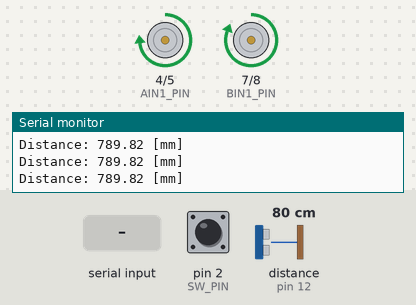
The sketch below on a simulated Arduino Uno, built with avr-gcc and run on an emulated ATmega328P. Shown: motor-driver pin pairs drawn as motors (green arrow = first pin HIGH = forward, orange = second pin HIGH = backward, longer = more drive, scaled by the enable pin), the last lines printed to the serial monitor. Wiring (inferred from the names in the program): ultrasonic range finder: trigger pin 11; echo pin 12. The test bench sets the inputs (shaded band); at power-on: distance to the obstacle (sensor on pin 12) 80 cm, pin 2 (SW_PIN) LOW. The echo pulse lasts 58.3 µs per cm.

Above: at 1.2 s.
1.3 s: distance to the obstacle (sensor on pin 12) set to 47 cm
At 1.42 s:
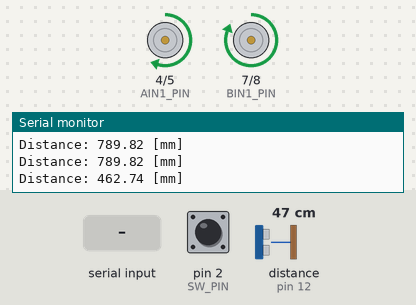
4.3 s: "90,45\n" received over Serial
7.3 s: pin 2 (SW_PIN) pulled HIGH for 3.2 s
At 8.4 s:
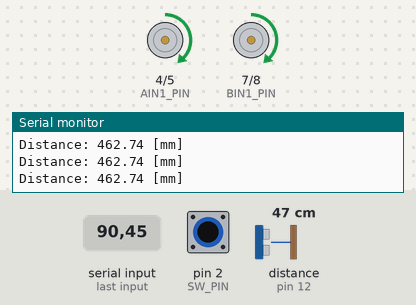
At 10.62 s:
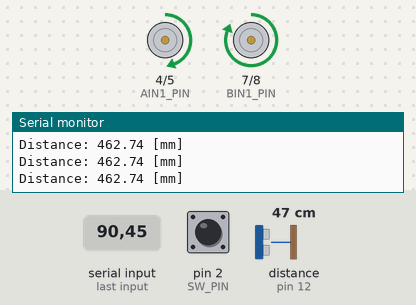
12.2 s: distance to the obstacle (sensor on pin 12) set to 60 cm
13.7 s: distance to the obstacle (sensor on pin 12) set to 2 cm
At 13.94 s:
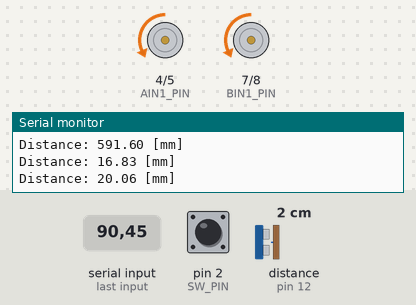
16.7 s: pin 2 (SW_PIN) pulled HIGH for 0.15 s
Timing chart, 0 to 20.7 s (numbered marks = the images above; inputs shaded):
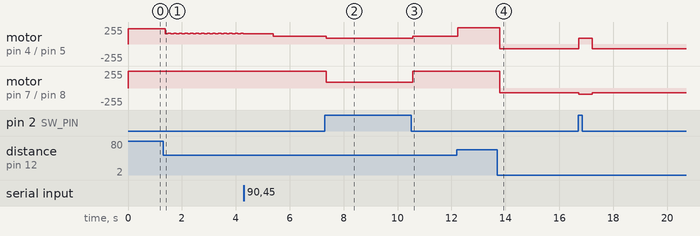

Measured:
- after the input at 1.3 s, motor on pin 4 (AIN1_PIN) / pin 5 (AIN2_PIN): alternates forward 160/255 for 0.10 s and forward 156/255 for 0.10 s, starting after 0.08 s
- after the input at 7.3 s, motor on pin 7 (BIN1_PIN) / pin 8 (BIN2_PIN): forward 255/255 → forward 90/255 after 0.06 s, → forward 255/255 3.2 s later
- after the input at 13.7 s, motor on pin 4 (AIN1_PIN) / pin 5 (AIN2_PIN), motor on pin 7 (BIN1_PIN) / pin 8 (BIN2_PIN): alternates backward 73/255 for 0.10 s and backward 69/255 for 0.10 s, starting after 0.10 s

The sketch:

05_control.ino
```cpp
// Motor driver
#define AIN1_PIN 4
#define AIN2_PIN 5
#define PWMA_PIN 6
#define BIN1_PIN 7
#define BIN2_PIN 8
#define PWMB_PIN 9

// Ultrasonic sensor
#define TRIG_PIN 11
#define ECHO_PIN 12

// Control parameters
#define SW_PIN 2
#define Kp 1

int Ref = 50;

void setup() {
  // put your setup code here, to run once:
  Serial.begin(9600);

  // Motor driver pins setting
  pinMode(AIN1_PIN, OUTPUT);
  pinMode(AIN2_PIN, OUTPUT);
  pinMode(PWMA_PIN, OUTPUT);

  pinMode(BIN1_PIN, OUTPUT);
  pinMode(BIN2_PIN, OUTPUT);
  pinMode(PWMB_PIN, OUTPUT);

  analogWrite(PWMA_PIN, 0);
  analogWrite(PWMB_PIN, 0);

  // Ultrasonic sensor pins setting
  pinMode(TRIG_PIN, OUTPUT);
  pinMode(ECHO_PIN, INPUT);

  digitalWrite(TRIG_PIN, LOW);

  // Switch pin setting
  pinMode(SW_PIN, INPUT);
}

void loop() {
  // Sense distance using ultrasonic sensor
  digitalWrite(TRIG_PIN, LOW);
  delayMicroseconds(2);
  digitalWrite(TRIG_PIN, HIGH);
  delayMicroseconds(10);
  digitalWrite(TRIG_PIN, LOW);

  unsigned long pulseWidthUs = pulseIn(ECHO_PIN, HIGH);
  float distance_mm = pulseWidthUs * 0.000001 * 340 /2 * 1000;
  Serial.println("Distance: " + String(distance_mm) + " [mm]");

  if (Serial.available() > 0) {
    Ref = Serial.readString().toInt();
    Serial.println("data received: " + String(Ref));
  }

  if(digitalRead(SW_PIN) == HIGH){  // お掃除
    if(distance_mm > 50){
      digitalWrite(AIN1_PIN, HIGH);
      digitalWrite(AIN2_PIN, LOW);
      digitalWrite(BIN1_PIN, HIGH);
      digitalWrite(BIN2_PIN, LOW);
      analogWrite(PWMA_PIN, Ref);
      analogWrite(PWMB_PIN, Ref);

      delay(100);
    }
    else{
      digitalWrite(AIN1_PIN, HIGH);
      digitalWrite(AIN2_PIN, LOW);
      digitalWrite(BIN1_PIN, LOW);
      digitalWrite(BIN2_PIN, HIGH);
      analogWrite(PWMA_PIN, Ref);
      analogWrite(PWMB_PIN, Ref);

      delay(500);
    }
  }

  else{  // 車間制御
    float velocity = Kp*( Ref - distance_mm );

    if(velocity >= 0){
      digitalWrite(AIN1_PIN, LOW);
      digitalWrite(AIN2_PIN, HIGH);
      digitalWrite(BIN1_PIN, LOW);
      digitalWrite(BIN2_PIN, HIGH);
    } else {
      digitalWrite(AIN1_PIN, HIGH);
      digitalWrite(AIN2_PIN, LOW);
      digitalWrite(BIN1_PIN, HIGH);
      digitalWrite(BIN2_PIN, LOW);
    }

    analogWrite(PWMA_PIN, abs(velocity));
    analogWrite(PWMB_PIN, abs(velocity));

    delay(100);
  }

}
```
